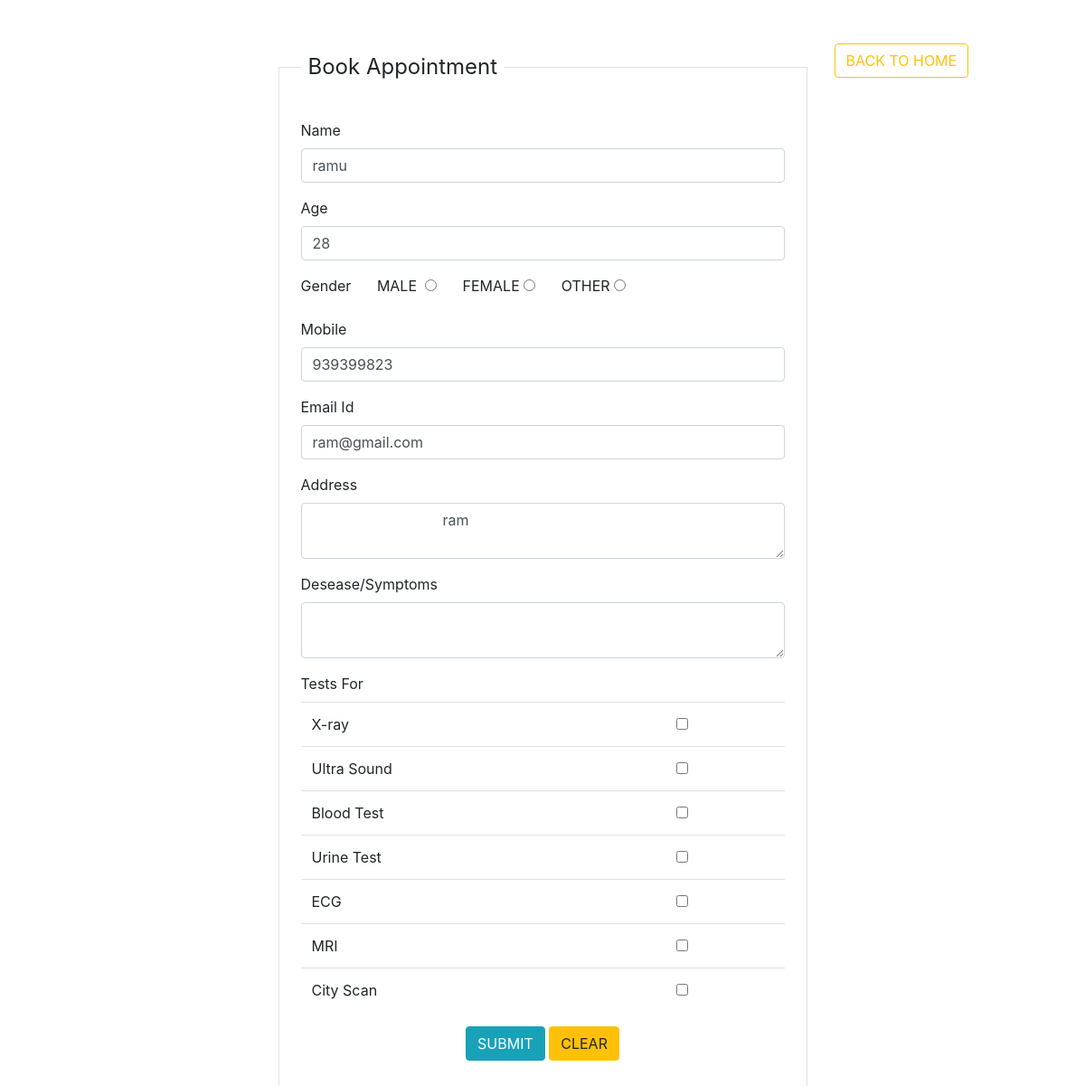
The app's page /bookappointment.php (signed in) with its own data.
### tables this page shows
CREATE TABLE IF NOT EXISTS `patient` (
  `pid` int(10) NOT NULL AUTO_INCREMENT,
  `name` text NOT NULL,
  `age` int(10) NOT NULL,
  `gen` varchar(20) NOT NULL,
  `mobile` bigint(12) NOT NULL,
  `email` varchar(50) NOT NULL,
  `address` varchar(100) NOT NULL,
  `pswd` varchar(25) NOT NULL,
  PRIMARY KEY (`pid`,`email`)
);

### bookappointment.php (the view, shortened to what this page needs)
<?php
include("dbcon.php");
if (!empty($_SESSION['email']) || !empty($_SESSION['mob'])) {
	$email=$_SESSION['email'];
	$mob=$_SESSION['mob'];
$sql="select * from patient where email='$email' or mobile='$mob'";
$x=mysqli_query($con,$sql);
if($r=mysqli_fetch_assoc($x))
{
?>
<!DOCTYPE html>
<html>
<head>
	<link rel="stylesheet" href="https://stackpath.bootstrapcdn.com/bootstrap/4.3.1/css/bootstrap.min.css">
</head>
<body>
<div class="row mt-4">
	<div class="col-md-3"></div>
		<div class="col-md-6">
		<form action="" method="post">
	    	<fieldset class="border p-4">
	    		<legend class="w-auto p-2">Book Appointment</legend>
<div class="form-group">
	<label>Name</label>
	<input type="text" name="name" value="<?php echo $r['name']?>"  class="form-control">
</div>
<div class="form-group">
	<label>Age</label>
	<input type="number" name="age" value="<?php echo $r['age']?>"  class="form-control">
</div>
<div class="form-group">
	<label class="mr-4">Gender</label>
	MALE &nbsp;<input type="radio"class="mr-4" name="gen" value="Male">
	FEMALE&nbsp;<input type="radio"class="mr-4" name="gen" value="Female">
	OTHER&nbsp;<input type="radio"class="mr-4" name="gen" value="Other">
</div>
<div class="form-group">
	<label>Mobile</label>
	<input type="text" name="mob" value="<?php echo $r['mobile']?>" class="form-control">
</div>
<div class="form-group">
	<label>Email Id</label>
	<input type="email" name="email"value="<?php echo $r['email']?>"  class="form-control">
</div>
<div class="form-group">
	<label>Address</label>
	<textarea name="address"  class="form-control">
		<?php echo $r['address']?>
	</textarea> </div>
	<div class="form-group">
	<label>Desease/Symptoms</label>
	<textarea name="ds"  class="form-control">
		</textarea> </div>
		<div class="form-group">
			<label>Tests For </label>
			<table class="table">
				<tr><td>X-ray</td><td><input type="checkbox" name="test"value="X-Ray" ></td></tr>
				<tr><td>Ultra Sound</td><td>
	<input type="checkbox" name="test" value="UltraSound"></td></tr>
	<tr><td>Blood Test</td><td>    <input type="checkbox" name="test" value="BloodTest"></td></tr>
		<tr><td>Urine Test</td><td>
    <input type="checkbox" name="test" value="UrineTest"></td></tr>
			<tr><td>ECG</td><td>
    <input type="checkbox" name="test" value="ECG"></td></tr>
				<tr><td>MRI</td><td>    <input type="checkbox" name="test" value="MRI"></td></tr>
		<tr><td>City Scan</td><td><input type="checkbox" name="test" value="CityScan"></td></tr>
			</table>
		</div>
<div class="form-group text-center">
	<button type="submit" name="id" value="<?php echo $r['pid']; ?>" class="btn btn-info ">SUBMIT</button>
	<button type="reset" class="btn btn-warning">CLEAR</button>
</div>
	    	</fieldset>
	    	</form>
		</div>
			<div class="col-md-3">
					<a href="pthome.php"><button class="btn btn-outline-warning">BACK TO HOME</button></a>
			</div>
</div>
<?php
}}
?>
</body>
</html>

### records on screen
patient: name "ramu", age "28", mob "939399823", address "ram"
